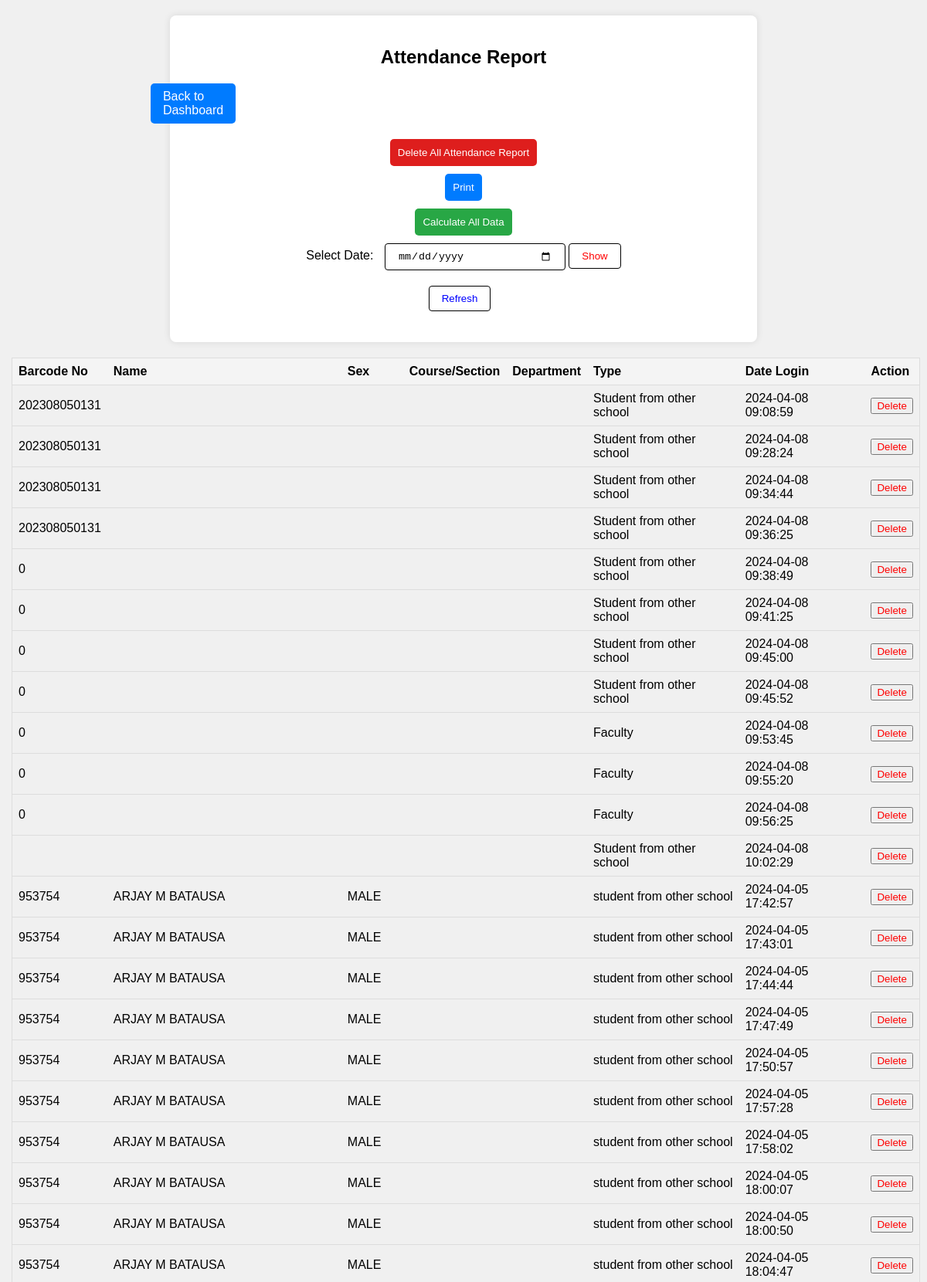
Screenshot of /attendance_report.php (upper part) with the database file from the repository.
### tables this page shows
CREATE TABLE IF NOT EXISTS `barcode` (
  `id` int(11) NOT NULL AUTO_INCREMENT,
  `barcode_id` text,
  `faculty_no` int(50) NOT NULL,
  `name` text,
  `sex` text,
  `course_section` text,
  `department` varchar(20) NOT NULL,
  `type` varchar(50) NOT NULL,
  `datereg` datetime DEFAULT NULL,
  PRIMARY KEY (`id`)
);

### attendance_report.php (the view, shortened to what this page needs)
<!DOCTYPE html>
<html lang="en">
<head>
    <link rel="stylesheet" href="css/Borrowed_reports.css">
</head>
<body>
<div class="container">
    <h2>Attendance Report</h2>
    <a href="dashboard.php" class="back-btn">Back to Dashboard</a>
    <div class="button-group">
        <form method="POST" action="delete_all_attendance_report.php" class="delete-all-form">
            <button type="submit" class="delete-all-btn">Delete All Attendance Report</button>
        </form>
        <button onclick="printTable()" class="print-btn">Print</button>
        <form method="GET" action="total_attendance_report.php" class="calculate-all-form">
            <button type="submit" class="calculate-all-btn">Calculate All Data</button>
        </form>
    </div>
    <form method="GET" action="attendance_report.php" class="date-filter-form">
        <label for="date">Select Date:</label>
        <input type="date" id="date" name="date">
        <button type="submit" class="filter-btn">Show</button>
    </form>
<form method="GET" action="attendance_report.php" class="refresh-form">
    <button type="submit" class="refresh-btn">Refresh</button>
</form>
</div>
<table class="returned-books-table">
    <thead>
        <tr>
            <th>Barcode No</th>
            <th>Name</th>
            <th>Sex</th>
            <th>Course/Section</th>
            <th>Department</th>
            <th>Type</th>
            <th>Date Login</th>
            <th class="action-column">Action</th>
        </tr>
    </thead>
    <tbody>
        <?php
        require_once 'connect.php';
        $sortOrder = isset($_GET['sort']) && ($_GET['sort'] == 'desc') ? 'DESC' : 'ASC';
        $query = "SELECT * FROM `barcode`";
        $query .= " ORDER BY SUBSTRING_INDEX(`name`, ' ', 1) $sortOrder";
        $result = $conn->query($query);
        if ($result && $result->num_rows > 0) {
            while ($row = $result->fetch_assoc()) {
                echo "<tr>";
                echo "<td>{$row['barcode_id']}</td>";
                echo "<td>{$row['name']}</td>";
                echo "<td>{$row['sex']}</td>";
                echo "<td>{$row['course_section']}</td>";
                echo "<td>{$row['department']}</td>";
                echo "<td>{$row['type']}</td>";
                echo "<td>{$row['datereg']}</td>";
                echo "<td class='action-column'>";
                echo "<form method='POST' action='delete_attendance.php'>";
                echo "<button type='submit' style='color: red;'>Delete</button>";
                echo "</form>";
                echo "</td>";
                echo "</tr>";
            }
        } else {
            echo "<tr><td colspan='8' style='color: red; text-align: center;'>No Attendance records found.</td></tr>";
        }
        ?>
    </tbody>
</table>
</body>
</html>

### css/Borrowed_reports.css (style rules this page uses)
body { font-family: Arial, sans-serif; margin: 0; padding: 0; background-color: #f0f0f0; }
.container { width: 60%; margin: 20px auto; padding: 20px; background-color: #fff; border-radius: 8px; box-shadow: 0 0 10px rgba(0, 0, 0, 0.1); display: flex; flex-direction: column; align-items: center; }
h2 { text-align: center; margin-bottom: 20px; }
.back-btn { padding: 8px 16px; margin-right: 700px; background-color: #007bff; color: #fff; text-decoration: none; border-radius: 5px; margin-bottom: 20px; }
.button-group { display: flex; flex-direction: column; align-items: center; }
.delete-all-btn, .print-btn, .calculate-all-btn { padding: 10px; border: none; border-radius: 5px; margin-bottom: 10px; }
.delete-all-btn { background-color: #de1e1d; color: #fff; }
.print-btn { background-color: #007bff; color: #fff; }
.calculate-all-btn { background-color: #28a745; color: #fff; }
.returned-books-table { width: 98%; margin-top: 20px; margin-left: 15px; border-collapse: collapse; border: 1px solid #ddd; }
.returned-books-table th, .returned-books-table td { padding: 8px; text-align: left; border-bottom: 1px solid #ddd; }
.returned-books-table th { background-color: #f4f4f4; color: black; }
.returned-books-table td:last-child { text-align: center; }
.date-filter-form, .refresh-form { margin-bottom: 20px; }
.date-filter-form label, .refresh-form button { margin-right: 10px; }
.date-filter-form input[type="date"], .date-filter-form button, .refresh-form button { padding: 8px 16px; border: 1px solid #000; background-color: #fff; color: #000; cursor: pointer; border-radius: 4px; }
.date-filter-form input[type="date"] { width: 200px; }
.date-filter-form button.filter-btn { color: red; }
.refresh-form button.refresh-btn { color: blue; }

### rows the page displays
barcode: barcode "202308050131", type "Student from other school", datereg "2024-04-08 09:08:59"
barcode: barcode "202308050131", type "Student from other school", datereg "2024-04-08 09:28:24"
barcode: barcode "202308050131", type "Student from other school", datereg "2024-04-08 09:34:44"
barcode: barcode "202308050131", type "Student from other school", datereg "2024-04-08 09:36:25"
barcode: barcode "0", type "Student from other school", datereg "2024-04-08 09:38:49"
barcode: barcode "0", type "Student from other school", datereg "2024-04-08 09:41:25"
barcode: barcode "0", type "Student from other school", datereg "2024-04-08 09:45:00"
barcode: barcode "0", type "Student from other school", datereg "2024-04-08 09:45:52"
barcode: barcode "0", type "Faculty", datereg "2024-04-08 09:53:45"
barcode: barcode "0", type "Faculty", datereg "2024-04-08 09:55:20"
barcode: barcode "0", type "Faculty", datereg "2024-04-08 09:56:25"
barcode: type "Student from other school", datereg "2024-04-08 10:02:29"
barcode: barcode "953754", name "ARJAY M BATAUSA", sex "MALE", type "student from other school", datereg "2024-04-05 17:42:57"
barcode: barcode "953754", name "ARJAY M BATAUSA", sex "MALE", type "student from other school", datereg "2024-04-05 17:43:01"
barcode: barcode "953754", name "ARJAY M BATAUSA", sex "MALE", type "student from other school", datereg "2024-04-05 17:44:44"
barcode: barcode "953754", name "ARJAY M BATAUSA", sex "MALE", type "student from other school", datereg "2024-04-05 17:47:49"
barcode: barcode "953754", name "ARJAY M BATAUSA", sex "MALE", type "student from other school", datereg "2024-04-05 17:50:57"
barcode: barcode "953754", name "ARJAY M BATAUSA", sex "MALE", type "student from other school", datereg "2024-04-05 17:57:28"
barcode: barcode "953754", name "ARJAY M BATAUSA", sex "MALE", type "student from other school", datereg "2024-04-05 17:58:02"
barcode: barcode "953754", name "ARJAY M BATAUSA", sex "MALE", type "student from other school", datereg "2024-04-05 18:00:07"
barcode: barcode "953754", name "ARJAY M BATAUSA", sex "MALE", type "student from other school", datereg "2024-04-05 18:00:50"
barcode: barcode "953754", name "ARJAY M BATAUSA", sex "MALE", type "student from other school", datereg "2024-04-05 18:04:47"
